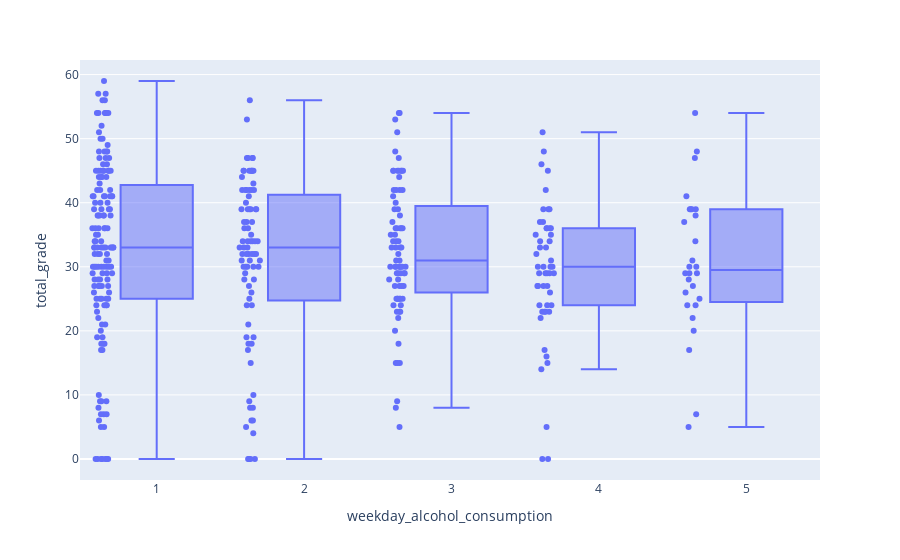

Source (notebook cell):
### Code cell
fig = px.box(df, x='weekday_alcohol_consumption', y='total_grade',points='all')
fig.show()

### Figure 1 — Plotly figure (JSON) as saved in the notebook; plotly's stock layout.template omitted (floating-point values rounded to 4 significant figures; data arrays with more than 128 entries replaced by an {"elided": "..."} marker saying what was removed)
{"data": [{"alignmentgroup": "True", "boxpoints": "all", "hovertemplate": "weekday_alcohol_consumption=%{x}<br>total_grade=%{y}<extra></extra>", "legendgroup": "", "marker": {"color": "#636efa"}, "name": "", "notched": false, "offsetgroup": "", "orientation": "v", "showlegend": false, "type": "box", "x": {"elided": "395 int values"}, "x0": " ", "xaxis": "x", "y": {"elided": "395 int values"}, "y0": " ", "yaxis": "y"}], "layout": {"boxmode": "group", "legend": {"tracegroupgap": 0}, "margin": {"t": 60}, "xaxis": {"anchor": "y", "domain": [0, 1], "title": {"text": "weekday_alcohol_consumption"}}, "yaxis": {"anchor": "x", "domain": [0, 1], "title": {"text": "total_grade"}}}}
